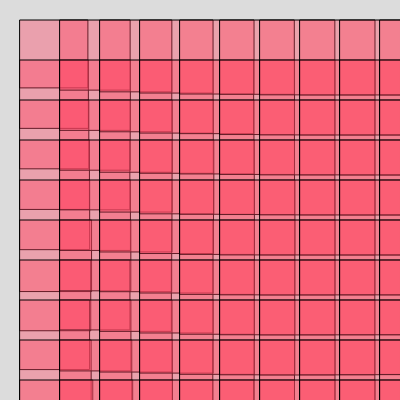
Frame 1 (no input)
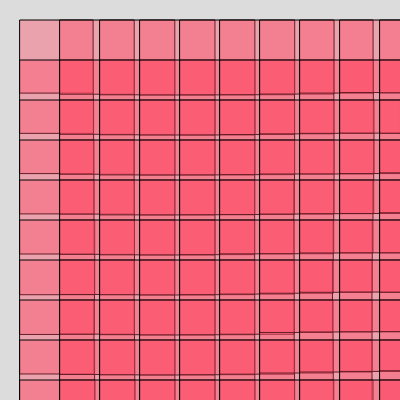
Frame 60 (no input)
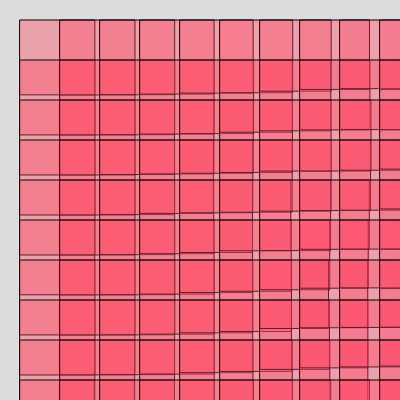
Frame 120 (the mouse pressed at the canvas centre since frame 60)

The p5.js sketch that drew these frames (run headless with seeded random() and noise() and a simulated clock; from frame 60 on, the mouse is pressed at the canvas centre):

// p5.js sketch
// ── sketch.js
function setup() {
  createCanvas(400, 400);
  noiseDetail(24); 
}

function draw() {
  background(220);
  let grid = 10; 
  let cell = width / grid;
  
  for (let x = 0; x < grid; x++) {
    for (let y = 0; y < grid; y++) {
      
      let noiseScale = 0.05; 
      let noiseVal = noise(x * noiseScale, y * noiseScale);
      
      
      let dynamicSize = sin(frameCount * 0.1 + noiseVal * PI) * 25 + 50;
      
      // Calculate position
      let posX = x * cell + cell / 2;
      let posY = y * cell + cell / 2;
      fill(255,dynamicSize, 100,100);
      
      rect(posX, posY, dynamicSize, dynamicSize);
    }
  }
  
}
